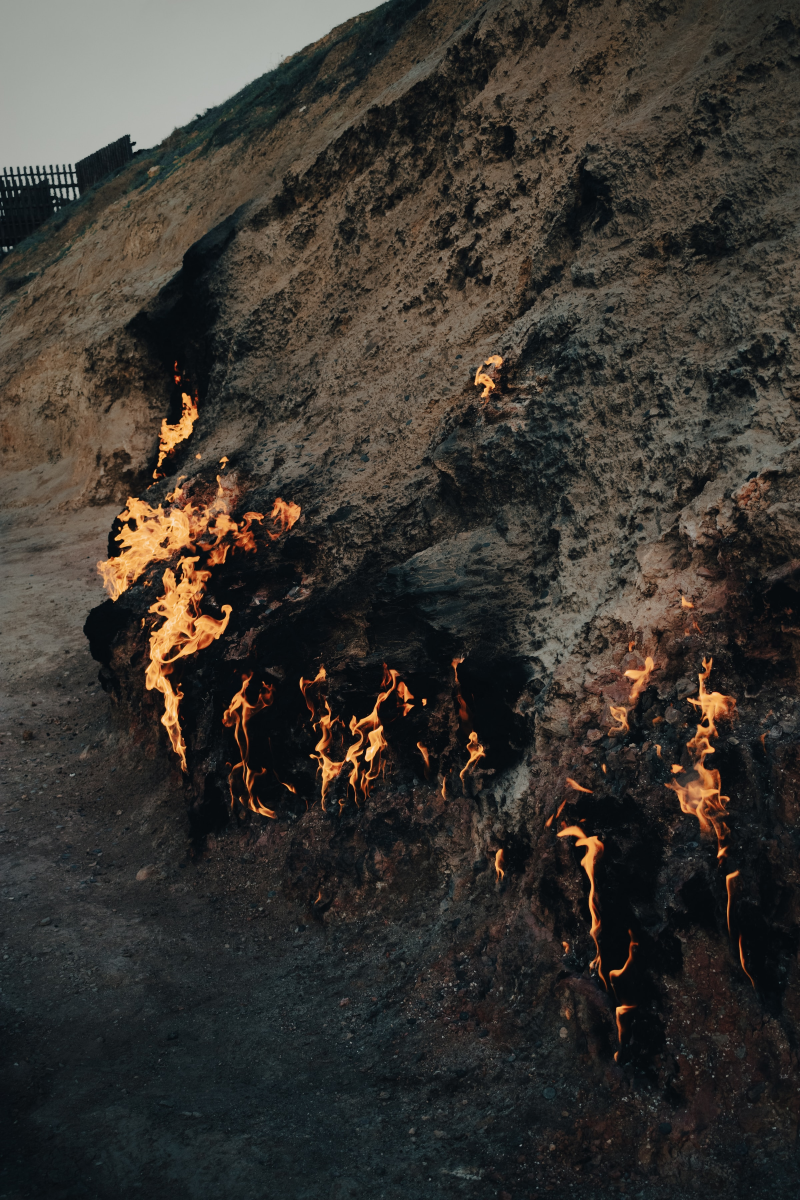
#> input picture image.jpg, 2400 x 3600 px (shown at 1/3 size)
$ python LabPgm_2.py   (older library calls are emulated)
#> lines starting #> are read from the running program, lines starting #| are printed output that depends on the picture
import cv2
import numpy as np


def translateImg():

    image = cv2.imread('image.jpg')

    h, w = image.shape[:2]

    shiftW, shiftH = w // 4, 10

    # Translation matrix
    translation_matrix = np.float32([[1, 0, shiftW], [0, 1, shiftH]]) # type: ignore

    # Apply translation to the input image using OpenCV
    translated_image = cv2.warpAffine(
        src=image, M=translation_matrix, dsize=(w, h))

    # Save the output image using OpenCV
    cv2.imwrite('./Pgm2output/translatedImg.jpg', translated_image)


def rotateImg():
    # Read the input image
    img = cv2.imread('image.jpg')

    # Get the dimensions of the image
    height, width = img.shape[:2]

    # Define the rotation angle in degrees
    angle = 45

    # Define the scale factor for the rotation
    scale = 1

    # Calculate the rotation matrix using the cv2.getRotationMatrix2D function
    matrix = cv2.getRotationMatrix2D((width / 2, height / 2), angle, scale)

    # Apply the rotation to the image using cv2.warpAffine
    rotated = cv2.warpAffine(img, matrix, (width, height))

    # Display the rotated image
    # cv2.imshow('Rotated Image', rotated)
    # cv2.waitKey(0)
    # cv2.destroyAllWindows()

    # Save the output image using OpenCV
    cv2.imwrite('./Pgm2output/rotatedImg.jpg', rotated)


def scaleImg():

# Load the input image
    img = cv2.imread('image.jpg')
#> img is the input picture: shape (3600, 2400, 3); mean B, G, R 48.5, 53.9, 57.9

    # Get the dimensions of the input image
    h, w = img.shape[:2]
#> h = 3600; w = 2400

    # Calculate the nearest power of 2 that is greater than or equal to the maximum dimension of the input image
    max_dim = max(h, w)
#> max_dim = 3600
    new_dim = 2 ** (int.bit_length(max_dim) - 1)
#> new_dim = 2048
    if new_dim < max_dim:
        new_dim *= 2
#> new_dim = 4096

    # Resize the input image to the new dimensions using OpenCV
    resized_img = cv2.resize(img, (new_dim, new_dim))

    # Save the output image using OpenCV
    cv2.imwrite('./Pgm2output/scaledImg.jpg', resized_img)


scaleImg()

rotateImg()

translateImg()


def getRGB():

    img = cv2.imread('image.jpg')

    b, g, r = cv2.split(img)

    print(r, g, b)


def drawImg():

    # read image
    img = cv2.imread('image.jpg')

    # Draw a circle on the image
    new_img = cv2.circle(img, (img.shape[1]//2, img.shape[0]//2), 500, (0, 0, 255), thickness=50)

    # Save the output image using OpenCV
    cv2.imwrite('./Pgm2output/circledImg.jpg', new_img)

drawImg()

def bwImg():
    image = cv2.imread('image.jpg')

    gray_image = cv2.cvtColor(image, cv2.COLOR_BGR2GRAY)

    # Save the output image using OpenCV
    cv2.imwrite('./Pgm2output/bwImg.jpg', gray_image)

bwImg()

def flipImg():
    image = cv2.imread('image.jpg')

    # Flip the image horizontally using cv2.flip()
    flipped_img = cv2.flip(image, 0)
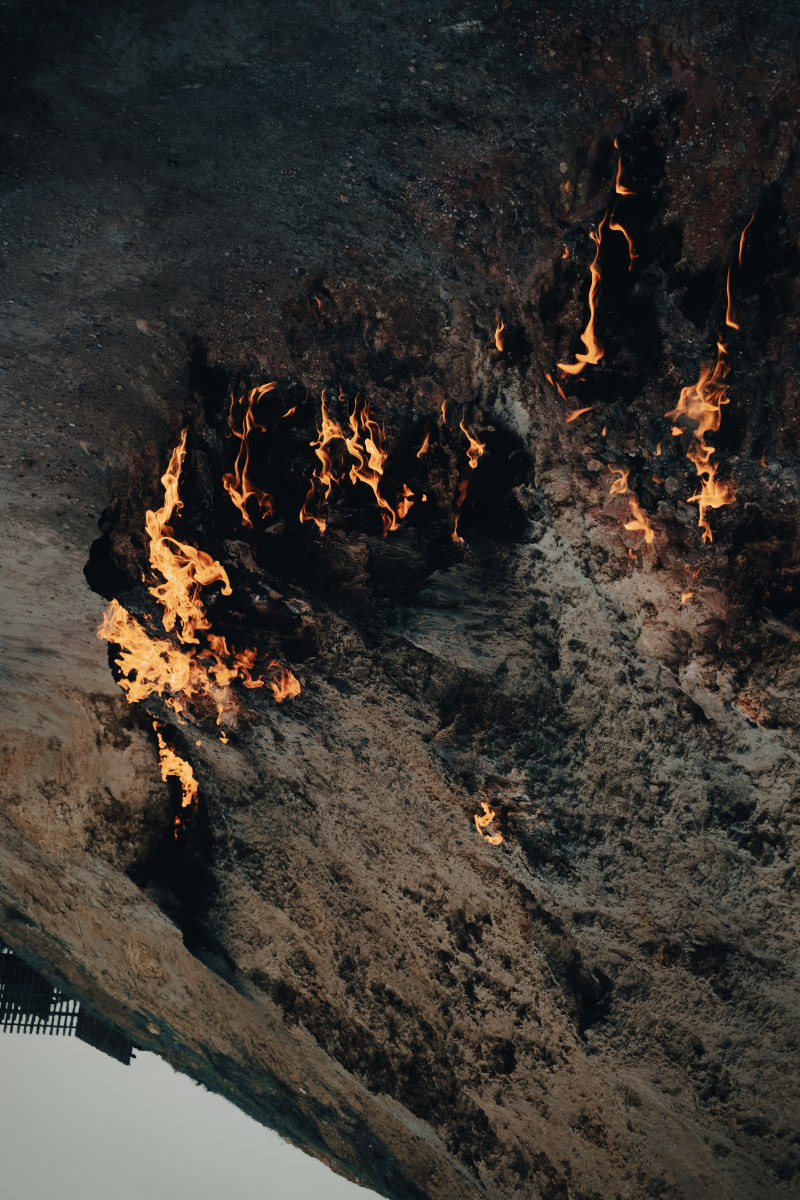
#> flipped_img: shape (3600, 2400, 3) (shown at 1/3 size); mean B, G, R 48.5, 53.9, 57.9

    # Save the output image using OpenCV
    cv2.imwrite('./Pgm2output/flippedImg.jpg', flipped_img)

flipImg()


def cropImg():
    image = cv2.imread('image.jpg')

    # Define the coordinates of the ROI
    x, y, width, height = 100, 100, 2000, 2000

    # Crop the image using numpy slicing
    cropped_image = image[y:y+height, x:x+width]
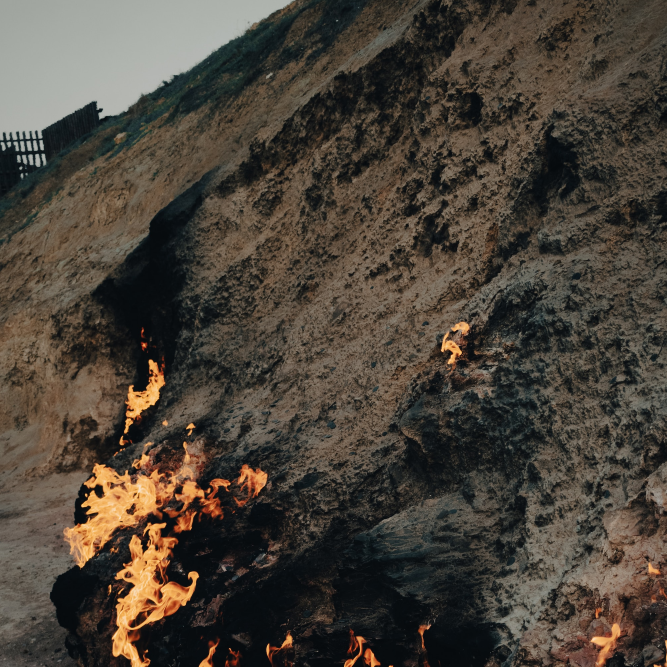
#> cropped_image: shape (2000, 2000, 3) (shown at 1/3 size); mean B, G, R 57.3, 66.8, 74.5

    # Save the output image using OpenCV
    cv2.imwrite('./Pgm2output/croppedImg.jpg', cropped_image)

cropImg()

def invertImg():
    image = cv2.imread('image.jpg')

    # Invert the colors
    inverted_image = 255 - image # type: ignore
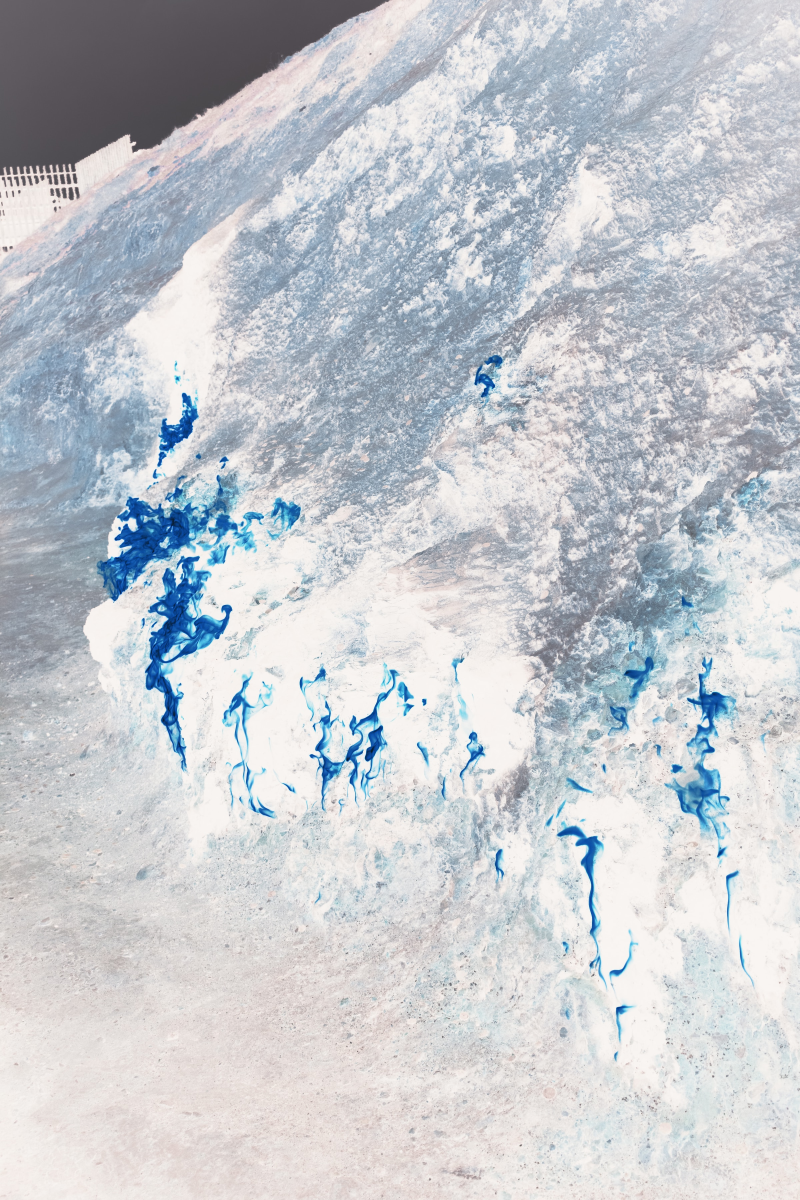
#> inverted_image: shape (3600, 2400, 3) (shown at 1/3 size); mean B, G, R 206.5, 201.1, 197.1

    # Save the output image using OpenCV
    cv2.imwrite('./Pgm2output/invertedImg.jpg', inverted_image)

invertImg()


def gaussBlurImg():

    # Load the input image
    img = cv2.imread('image.jpg')

    # Apply Gaussian blur
    blur = cv2.GaussianBlur(img, (5,5), 0)

    # Save the output
    cv2.imwrite('./Pgm2output/gaussBlurImg.jpg', blur)

gaussBlurImg()

def medianBlurImg():

    # Load the input image
    img = cv2.imread('image.jpg')

    # Apply Median filter
    median = cv2.medianBlur(img, 5)

    # Save the output
    cv2.imwrite('./Pgm2output/medianBlurImg.jpg', median)

medianBlurImg()

def bilateralBlurImg():

    # Load the input image
    img = cv2.imread('image.jpg')

    # Apply Bilateral filter
    bilateral = cv2.bilateralFilter(img, 9, 75, 75)

    # Save the output
    cv2.imwrite('./Pgm2output/bilateralBlurImg.jpg', bilateral)

bilateralBlurImg()

def laplaceBlurImg():

    # Load the input image
    img = cv2.imread('image.jpg')

    # Convert the image to grayscale
    gray = cv2.cvtColor(img, cv2.COLOR_BGR2GRAY)

    # Apply Laplacian filter
    laplacian = cv2.Laplacian(gray, cv2.CV_64F)
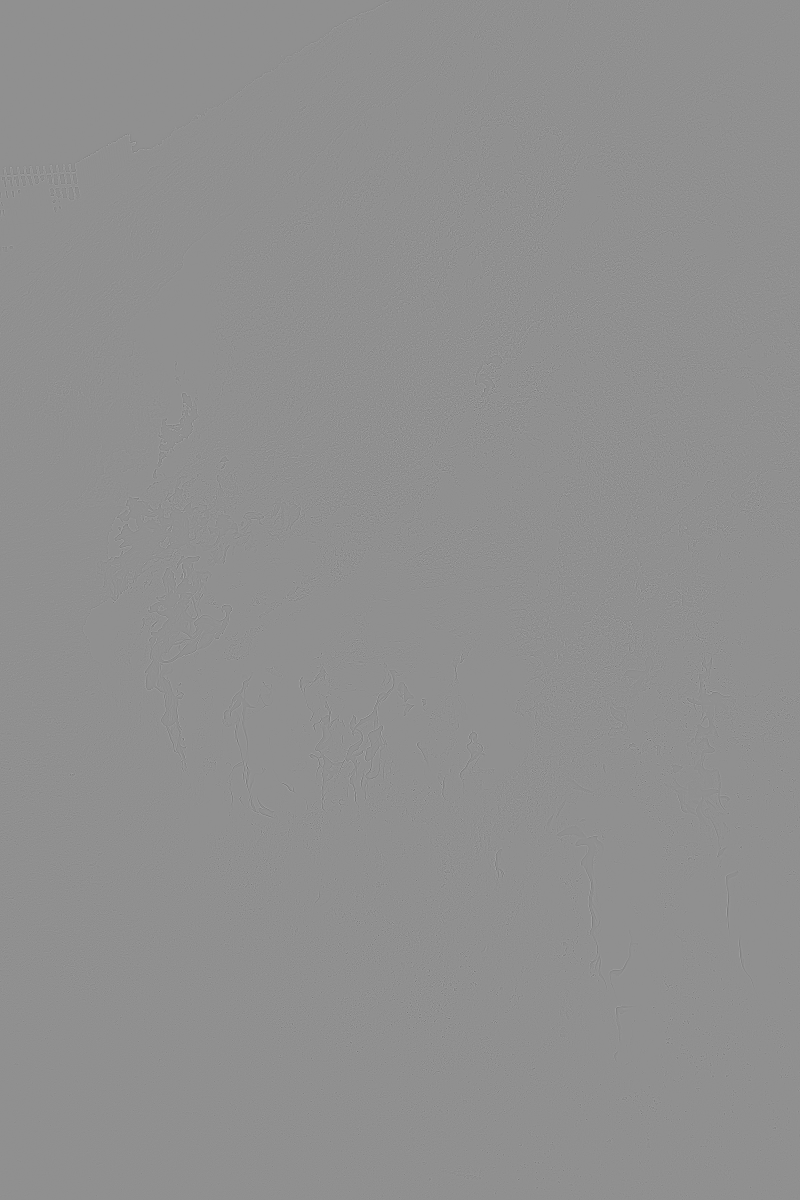
#> laplacian: shape (3600, 2400) float64 (shown at 1/3 size); min -330, max 253, mean 0; drawn with min black and max white

    # Save the output
    cv2.imwrite('./Pgm2output/laplaceBlurImg.jpg', laplacian)
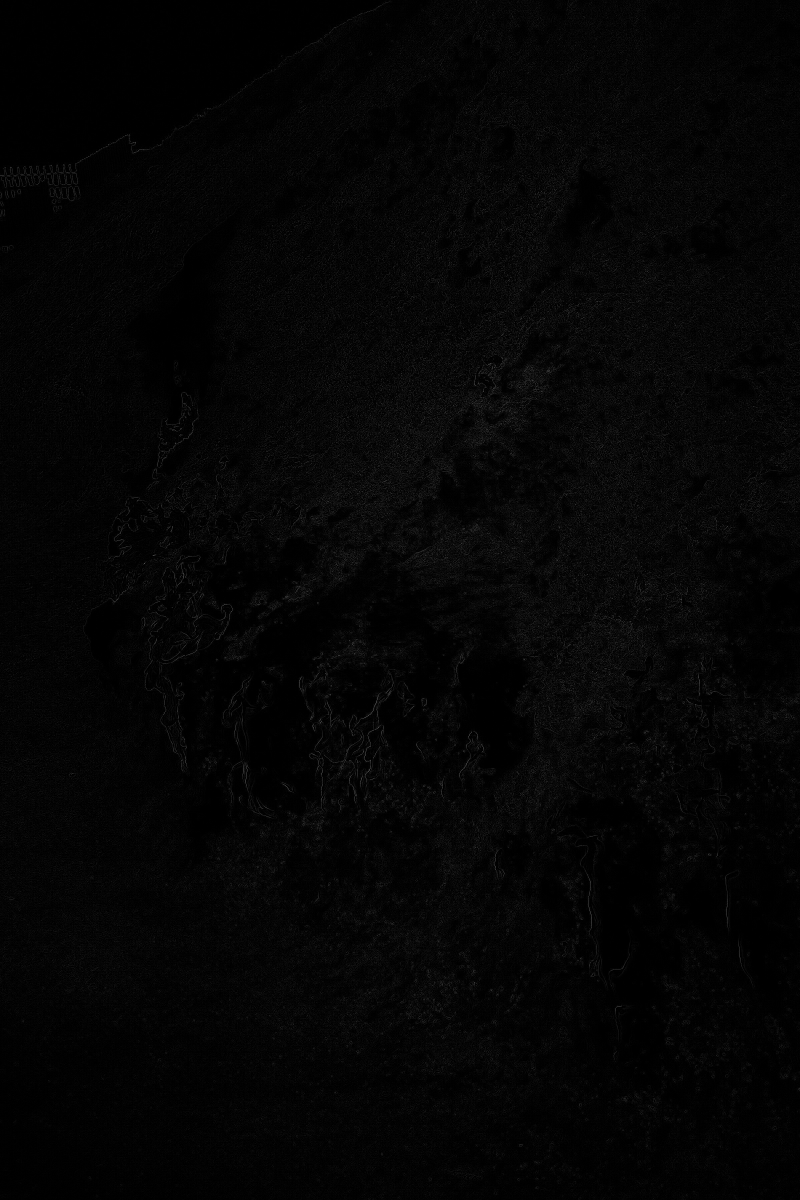
#> saved as laplaceBlurImg.jpg: shape (3600, 2400) (shown at 1/3 size); min 0, max 253, mean 4.8

laplaceBlurImg()


def matrixValueImg():

    img = cv2.imread('image.jpg')

    # Print the NumPy array
    print(np.array(img))
#> (printed output is left out)

matrixValueImg()


def rgbToHsv():


    # Load the input image
    img = cv2.imread('image.jpg')

    # Convert the image from RGB to HSV
    hsv = cv2.cvtColor(img, cv2.COLOR_RGB2HSV)
#> hsv: shape (3600, 2400, 3); mean H, S, V 65.1, 66.2, 61.3

    # Save the HSV image
    cv2.imwrite('./Pgm2output/rgbToHsv.jpg', hsv)

def rgbToLab():

    # Load the input image
    img = cv2.imread('image.jpg')

    # Convert the image from RGB to LAB
    lab = cv2.cvtColor(img, cv2.COLOR_RGB2LAB)
#> lab: shape (3600, 2400, 3); mean of channels 0, 1, 2 55, 127.4, 125.1

    # Save the LAB image
    cv2.imwrite('./Pgm2output/rgbToLab.jpg', lab)

rgbToHsv()

rgbToLab()
